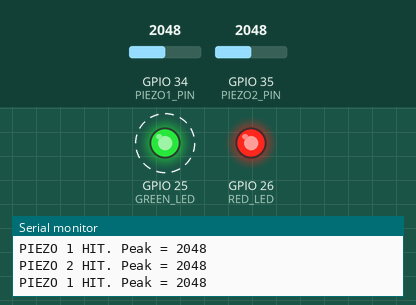
Simulated run of this sketch. Board: ESP32. Parts: output pins drawn as LEDs (lit = HIGH), the last lines printed to the serial monitor. Dashed ring = blinking. The inputs (shaded band) are chosen by the test bench; at power-on: GPIO 34 (PIEZO1_PIN) = 2048, GPIO 35 (PIEZO2_PIN) = 2048 (analog values on the 0–4095 scale). The audio player accepts every command and is not drawn.

Above: at 3.7 s.
3.8 s: GPIO 34 (PIEZO1_PIN) set to 328
5.3 s: GPIO 34 (PIEZO1_PIN) set to 278
At 6.5 s:
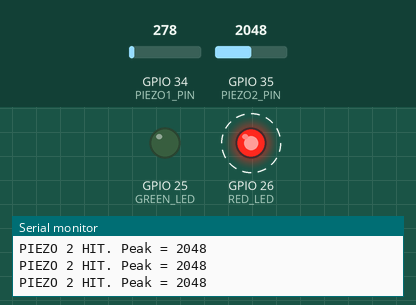
6.8 s: GPIO 34 (PIEZO1_PIN) set to 340
At 7.8 s:
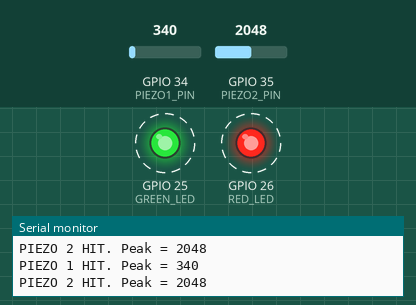
8.3 s: GPIO 35 (PIEZO2_PIN) set to 260
At 9.2 s:
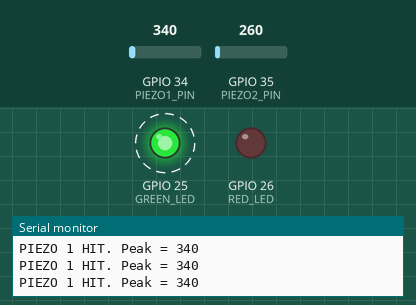
11.3 s: GPIO 35 (PIEZO2_PIN) set to 320
At 12.6 s:
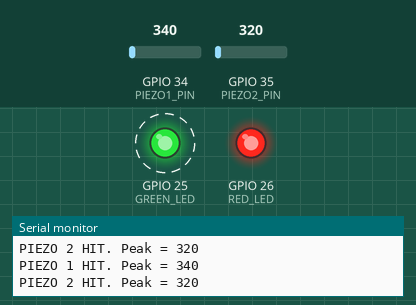
Timing chart, 0 to 15.3 s (numbered marks = the images above; inputs shaded):
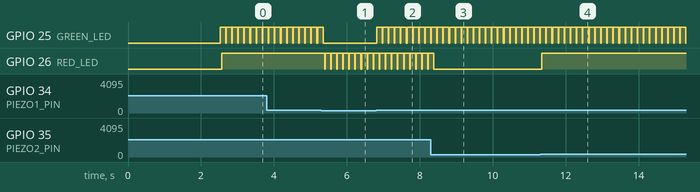

The sketch:

electronic_drum_dfplayer.ino
```cpp
#include <DFRobotDFPlayerMini.h>

// =============================
// PINS
// =============================

#define PIEZO1_PIN 34
#define PIEZO2_PIN 35

#define GREEN_LED 25
#define RED_LED   26

#define DFPLAYER_RX 16
#define DFPLAYER_TX 17

HardwareSerial dfSerial(2);
DFRobotDFPlayerMini player;

// =============================
// SETTINGS
// =============================

const int HIT_THRESHOLD_1 = 300;
const int HIT_THRESHOLD_2 = 300;

const unsigned long COOLDOWN_1 = 120;
const unsigned long COOLDOWN_2 = 120;

const unsigned long LED_TIME = 150;

// =============================
// TIMERS
// =============================

unsigned long lastHit1 = 0;
unsigned long lastHit2 = 0;

unsigned long greenLedStart = 0;
unsigned long redLedStart = 0;

bool greenLedOn = false;
bool redLedOn = false;

// =============================
// SETUP
// =============================

void setup() {

  Serial.begin(115200);

  pinMode(GREEN_LED, OUTPUT);
  pinMode(RED_LED, OUTPUT);

  digitalWrite(GREEN_LED, LOW);
  digitalWrite(RED_LED, LOW);

  analogReadResolution(12);
  analogSetAttenuation(ADC_11db);

  dfSerial.begin(
    9600,
    SERIAL_8N1,
    DFPLAYER_RX,
    DFPLAYER_TX
  );

  delay(2000);

  Serial.println();
  Serial.println("Starting 2-Piezo Electronic Drum...");

  if (!player.begin(dfSerial)) {

    Serial.println("DFPlayer NOT detected!");
    Serial.println("Check power, RX/TX, SD card.");

    while (true) {

      digitalWrite(RED_LED, HIGH);
      delay(300);

      digitalWrite(RED_LED, LOW);
      delay(300);
    }
  }

  Serial.println("DFPlayer detected!");

  player.volume(30);

  Serial.println("System Ready");
  Serial.println("Piezo 1 -> Track 1");
  Serial.println("Piezo 2 -> Track 2");
}

// =============================
// LOOP
// =============================

void loop() {

  handleLEDs();
  handlePiezo1();
  handlePiezo2();

  delay(2);
}

// =============================
// LED CONTROL
// =============================

void handleLEDs() {

  if (greenLedOn &&
      millis() - greenLedStart >= LED_TIME) {

    digitalWrite(GREEN_LED, LOW);
    greenLedOn = false;
  }

  if (redLedOn &&
      millis() - redLedStart >= LED_TIME) {

    digitalWrite(RED_LED, LOW);
    redLedOn = false;
  }
}

// =============================
// PIEZO 1
// =============================

void handlePiezo1() {

  int value = analogRead(PIEZO1_PIN);

  if (
    value > HIT_THRESHOLD_1 &&
    millis() - lastHit1 >= COOLDOWN_1
  ) {

    int peak = value;

    unsigned long startTime = millis();

    while (millis() - startTime < 15) {

      int reading = analogRead(PIEZO1_PIN);

      if (reading > peak) {
        peak = reading;
      }
    }

    Serial.print("PIEZO 1 HIT. Peak = ");
    Serial.println(peak);

    digitalWrite(GREEN_LED, HIGH);

    greenLedStart = millis();
    greenLedOn = true;

    // Track 1
    player.play(1);

    lastHit1 = millis();
  }
}

// =============================
// PIEZO 2
// =============================

void handlePiezo2() {

  int value = analogRead(PIEZO2_PIN);

  if (
    value > HIT_THRESHOLD_2 &&
    millis() - lastHit2 >= COOLDOWN_2
  ) {

    int peak = value;

    unsigned long startTime = millis();

    while (millis() - startTime < 15) {

      int reading = analogRead(PIEZO2_PIN);

      if (reading > peak) {
        peak = reading;
      }
    }

    Serial.print("PIEZO 2 HIT. Peak = ");
    Serial.println(peak);

    digitalWrite(RED_LED, HIGH);

    redLedStart = millis();
    redLedOn = true;

    // Track 2
    player.play(2);

    lastHit2 = millis();
  }
}
```

Measured:
- the behaviour switches between 301 and 300 on GPIO 34 (PIEZO1_PIN) (found by bisection; images 0 and 1)
- the behaviour switches between 300 and 301 on GPIO 35 (PIEZO2_PIN) (found by bisection; images 3 and 4)
- after the input at 5.3 s, GPIO 25 (GREEN_LED): goes on until 5.3 s, then stays LOW; GPIO 26 (RED_LED): alternates HIGH for 0.15 s and LOW for 0.02 s, starting after 0.09 s
- after the input at 6.8 s, GPIO 25 (GREEN_LED): alternates HIGH for 0.15 s and LOW for 0.02 s, starting at once
- after the input at 8.3 s, GPIO 26 (RED_LED): goes on until 8.4 s, then stays LOW
- after the input at 11.3 s, GPIO 26 (RED_LED): LOW → HIGH after 0.05 s
- by itself, GPIO 25 (GREEN_LED): alternates HIGH for 0.15 s and LOW for 0.02 s
